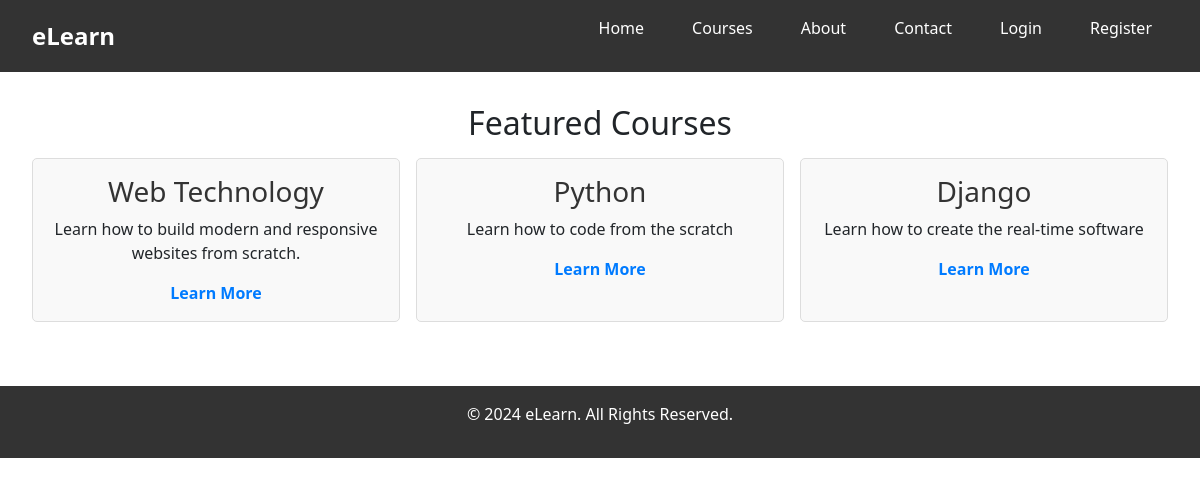
Page /courses/ on the committed database.
### courses/models.py (models this page shows, shortened)
class Course(models.Model):
    course_title = models.CharField(max_length=100)
    course_subtitle = models.CharField(max_length=100)
    course_description = models.TextField()
    course_bullets = models.TextField()

### courses/views.py (the view)
# urls.py: path('courses/',courses,name='courses'),
def courses(request):
    CO = Course.objects.all()
    return render(request,'courses.html',{'CO':CO})

### templates/courses.html (shortened to what this page needs)
{% extends 'dummy.html' %}
{% load static %}
{% block title %}
    <link rel="stylesheet" href="{% static 'css/homebl.css' %}">
{% endblock %}
{% block body_block %}
<section class="courses-section">
    <h2>Featured Courses</h2>
    <div class="courses">
        {% for i in CO %}
            <div class="course-card">
                <h3>{{i.course_title}}</h3>
                <p>{{i.course_subtitle}}</p>
                <a href="{% url 'courseDetails' id=i.id %}">Learn More</a>
            </div>
        {% endfor %}
    </div>
</section>
{% endblock %}

### templates/dummy.html (shortened to what this page needs)
{% load static %}
<!DOCTYPE html>
<html lang="en">
<head>
    {% block title %}{% endblock %}
    <link rel="stylesheet" href="{% static 'css/navbar.css' %}">
    <link rel="stylesheet" href="https://cdn.jsdelivr.net/npm/bootstrap@5.3.3/dist/css/bootstrap.min.css">
    <link rel="stylesheet" href="{% static 'css/button.css' %}">
</head>
<body>
    <header>
        <nav>
            <div class="logo">eLearn</div>
            <ul class="nav-links">
                <li><a href="{% url 'home' %}">Home</a></li>
                <li><a href="{% url 'courses' %}">Courses</a></li>
                <li><a href="{% url 'about' %}">About</a></li>
                <li><a href="{% url 'contact' %}">Contact</a></li>
                <li><a href="{% url 'login' %}">Login</a></li>
                <li><a href="{% url 'register' %}">Register</a></li>
            </ul>
        </nav>
    </header>
    {% block body_block %}
    {% endblock %}
    <footer>
        <p>&copy; 2024 eLearn. All Rights Reserved.</p>
    </footer>
</body>
</html>

### static/css/homebl.css (style rules this page uses)
.courses-section { padding: 2rem; text-align: center; }
.courses-section h2 { margin-bottom: 1rem; }
.courses { display: grid; grid-template-columns: repeat(auto-fit, minmax(200px, 1fr)); gap: 1rem; margin-top: 1rem; }
.course-card { background: #f9f9f9; border: 1px solid #ddd; border-radius: 5px; padding: 1rem; text-align: center; transition: transform 0.3s ease, box-shadow 0.3s ease; }
.course-card h3 { color: #333; margin-bottom: 0.5rem; }
.course-card a { text-decoration: none; color: #007bff; font-weight: bold; }

### static/css/navbar.css (style rules this page uses)
body { font-family: Arial, sans-serif; margin: 0; padding: 0; line-height: 1.6; color: #333; background: #f4f4f4; }
header { background: #333; color: #fff; padding: 1rem 0; }
nav { display: flex; justify-content: space-between; align-items: center; padding: 0 2rem; }
.logo { font-size: 1.5rem; font-weight: bold; }
.nav-links { list-style: none; display: flex; gap: 1rem; }
.nav-links li a { color: #fff; text-decoration: none; padding: 0.5rem 1rem; border-radius: 5px; transition: background 0.3s; }
footer { text-align: center; padding: 1rem 0; background: #333; color: #fff; margin-top: 2rem; }

### rows in the picture
Course: course_title "Web Technology", course_subtitle "Learn how to build modern and responsive websites from scratch."
Course: course_title "Python", course_subtitle "Learn how to code from the scratch"
Course: course_title "Django", course_subtitle "Learn how to create the real-time software"
